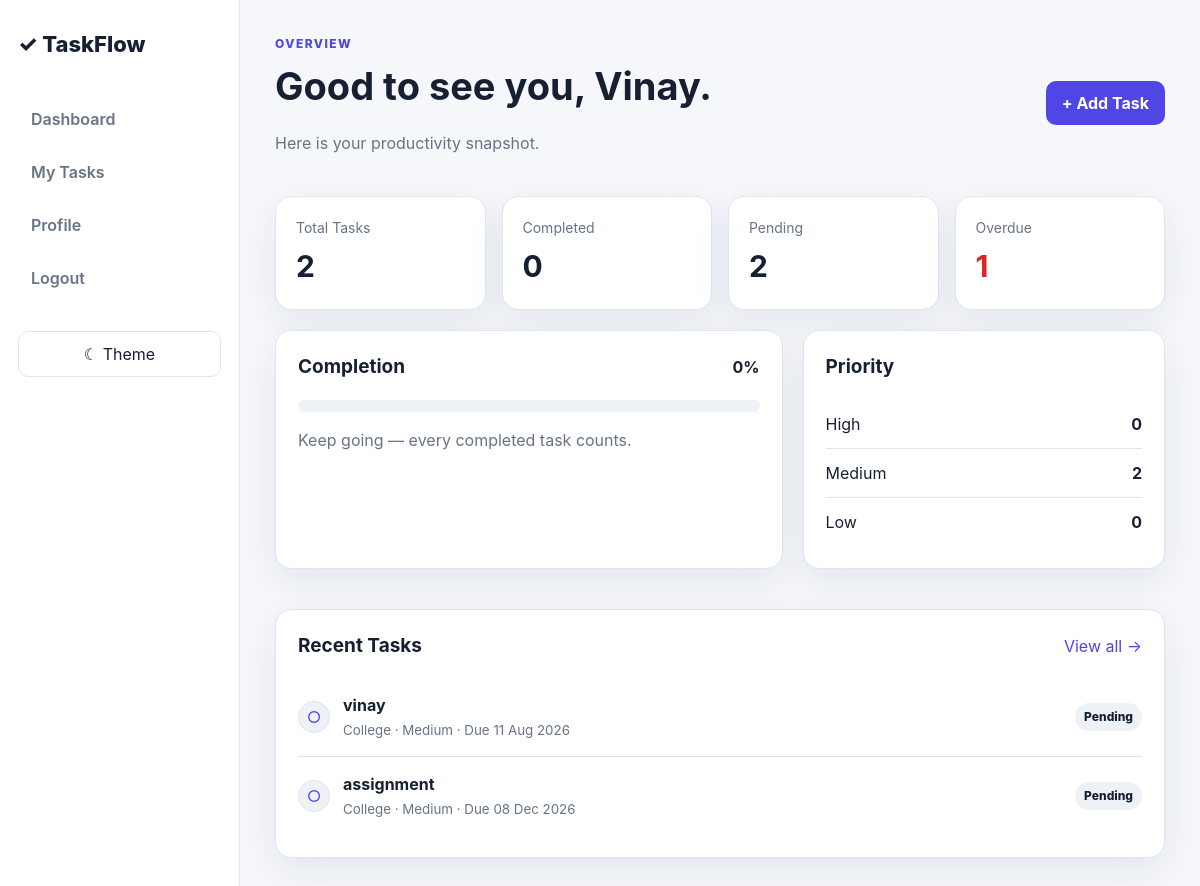
The app's page /dashboard (signed in) with its own data.
### models/user.py (models this page shows, shortened)
class User(UserMixin, db.Model):
    __tablename__ = "users"
    id = db.Column(db.Integer, primary_key=True)
    username = db.Column(db.String(80), unique=True, nullable=False)
    email = db.Column(db.String(120), unique=True, nullable=False)
    password_hash = db.Column(db.String(255), nullable=False)
    created_at = db.Column(db.DateTime, default=lambda: datetime.now(timezone.utc), nullable=False)
    tasks = db.relationship("Task", backref="owner", lazy=True, cascade="all, delete-orphan")

### models/task.py (models this page shows)
class Task(db.Model):
    __tablename__ = "tasks"
    id = db.Column(db.Integer, primary_key=True)
    user_id = db.Column(db.Integer, db.ForeignKey("users.id"), nullable=False)
    title = db.Column(db.String(150), nullable=False)
    description = db.Column(db.Text, default="")
    priority = db.Column(db.String(20), default="Medium", nullable=False)
    category = db.Column(db.String(30), default="Other", nullable=False)
    status = db.Column(db.String(30), default="Pending", nullable=False)
    due_date = db.Column(db.Date, nullable=True)
    created_at = db.Column(db.DateTime, default=lambda: datetime.now(timezone.utc), nullable=False)
    updated_at = db.Column(
        db.DateTime,
        default=lambda: datetime.now(timezone.utc),
        onupdate=lambda: datetime.now(timezone.utc),
        nullable=False,
    )
    @property
    def is_overdue(self):
        from datetime import date
        return bool(self.due_date and self.due_date < date.today() and self.status != "Completed")

### routes/dashboard.py (the view)
@dashboard_bp.route("/dashboard")
@login_required
def index():
    tasks = Task.query.filter_by(user_id=current_user.id).all()
    total = len(tasks)
    completed = sum(t.status == "Completed" for t in tasks)
    pending = sum(t.status != "Completed" for t in tasks)
    overdue = sum(t.is_overdue for t in tasks)
    completion = round((completed / total) * 100) if total else 0
    priority_counts = {
        "High": sum(t.priority == "High" for t in tasks),
        "Medium": sum(t.priority == "Medium" for t in tasks),
        "Low": sum(t.priority == "Low" for t in tasks),
    }
    recent_tasks = sorted(tasks, key=lambda t: t.created_at, reverse=True)[:5]
    return render_template(
        "dashboard.html",
        total=total,
        completed=completed,
        pending=pending,
        overdue=overdue,
        completion=completion,
        priority_counts=priority_counts,
        recent_tasks=recent_tasks,
        today=date.today(),
    )

### app.py (called while the page is built)
def create_app():
    app = Flask(__name__)
    app.config.from_object(Config)
    db.init_app(app)
    login_manager = LoginManager()
    login_manager.login_view = "auth.login"
    login_manager.login_message = "Please log in to continue."
    login_manager.init_app(app)
    @login_manager.user_loader
    def load_user(user_id):
        return User.query.get(int(user_id))
    app.register_blueprint(auth_bp)
    app.register_blueprint(dashboard_bp)
    app.register_blueprint(tasks_bp)
    with app.app_context():
        db.create_all()
    return app

### templates/dashboard.html (shortened to what this page needs)
{% extends "base.html" %}
{% block content %}
<div class="page-header">
    <div>
        <p class="eyebrow">Overview</p>
        <h1>Good to see you, {{ current_user.username }}.</h1>
        <p class="muted">Here is your productivity snapshot.</p>
    </div>
    <a class="btn primary" href="{{ url_for('tasks.tasks') }}">+ Add Task</a>
</div>
<div class="stats-grid">
    <div class="stat-card"><span>Total Tasks</span><strong>{{ total }}</strong></div>
    <div class="stat-card"><span>Completed</span><strong>{{ completed }}</strong></div>
    <div class="stat-card"><span>Pending</span><strong>{{ pending }}</strong></div>
    <div class="stat-card danger"><span>Overdue</span><strong>{{ overdue }}</strong></div>
</div>
<div class="dashboard-grid">
    <section class="panel">
        <div class="panel-heading"><h2>Completion</h2><strong>{{ completion }}%</strong></div>
        <div class="progress"><span style="width: {{ completion }}%"></span></div>
        <p class="muted">Keep going — every completed task counts.</p>
    </section>
    <section class="panel">
        <div class="panel-heading"><h2>Priority</h2></div>
        <div class="priority-row"><span>High</span><b>{{ priority_counts.High }}</b></div>
        <div class="priority-row"><span>Medium</span><b>{{ priority_counts.Medium }}</b></div>
        <div class="priority-row"><span>Low</span><b>{{ priority_counts.Low }}</b></div>
    </section>
</div>
<section class="panel">
    <div class="panel-heading">
        <h2>Recent Tasks</h2>
        <a href="{{ url_for('tasks.tasks') }}">View all →</a>
    </div>
    {% if recent_tasks %}
    <div class="task-list">
        {% for task in recent_tasks %}
        <div class="task-row">
            <button class="check-btn status-btn" data-id="{{ task.id }}" data-status="{{ 'Pending' if task.status == 'Completed' else 'Completed' }}">
                {{ '✓' if task.status == 'Completed' else '○' }}
            </button>
            <div class="task-main">
                <strong class="{{ 'completed-text' if task.status == 'Completed' else '' }}">{{ task.title }}</strong>
                <small>{{ task.category }} · {{ task.priority }}{% if task.due_date %} · Due {{ task.due_date.strftime('%d %b %Y') }}{% endif %}</small>
            </div>
            <span class="badge {{ task.status|lower|replace(' ', '-') }}">{{ task.status }}</span>
        </div>
        {% endfor %}
    </div>
    {% else %}
    <div class="empty-state">No tasks yet. Create your first task.</div>
    {% endif %}
</section>
{% endblock %}

### templates/base.html (shortened to what this page needs)
<!doctype html>
<html lang="en">
<head>
    <link rel="stylesheet" href="{{ url_for('static', filename='css/style.css') }}">
</head>
<body>
{% if current_user.is_authenticated %}
<div class="app-shell">
    <aside class="sidebar">
        <div class="brand">✓ TaskFlow</div>
        <nav>
            <a href="{{ url_for('dashboard.index') }}">Dashboard</a>
            <a href="{{ url_for('tasks.tasks') }}">My Tasks</a>
            <a href="{{ url_for('dashboard.profile') }}">Profile</a>
            <a href="{{ url_for('auth.logout') }}">Logout</a>
        </nav>
        <button class="theme-toggle" id="themeToggle" type="button">☾ Theme</button>
    </aside>
    <main class="main-content">
{% else %}
<main class="auth-page">
{% endif %}
{% block content %}{% endblock %}
{% if current_user.is_authenticated %}
    </main>
</div>
{% else %}
</main>
{% endif %}
</body>
</html>

### static/css/style.css (style rules this page uses)
* { box-sizing: border-box; }
:root { --bg: #f5f7fb; --surface: #ffffff; --surface-2: #eef2f7; --text: #172033; --muted: #687386; --border: #dfe5ee; --primary: #4f46e5; --primary-dark: #3730a3; --danger: #dc2626; --success: #15803d; --shadow: 0 12px 35px rgba(23, 32, 51, .08); }
body { margin: 0; background: var(--bg); color: var(--text); font-family: Inter, ui-sans-serif, system-ui, -apple-system, BlinkMacSystemFont, "Segoe UI", sans-serif; line-height: 1.5; }
a { color: var(--primary); text-decoration: none; }
button, input, select, textarea { font: inherit; }
.app-shell { min-height: 100vh; display: flex; }
.sidebar { width: 240px; padding: 28px 18px; background: var(--surface); border-right: 1px solid var(--border); position: fixed; inset: 0 auto 0 0; }
.brand { font-size: 22px; font-weight: 800; margin-bottom: 35px; }
.sidebar nav { display: grid; gap: 7px; }
.sidebar nav a { color: var(--muted); padding: 11px 13px; border-radius: 10px; font-weight: 600; }
.theme-toggle { margin-top: 30px; width: 100%; border: 1px solid var(--border); background: transparent; color: var(--text); padding: 10px; border-radius: 10px; cursor: pointer; }
.main-content { width: calc(100% - 240px); margin-left: 240px; padding: 35px; max-width: 1500px; }
.page-header { display: flex; justify-content: space-between; gap: 20px; align-items: center; margin-bottom: 25px; }
.page-header h1 { margin: 0; font-size: clamp(26px, 4vw, 38px); }
.eyebrow { color: var(--primary); font-weight: 800; text-transform: uppercase; font-size: 12px; letter-spacing: .12em; margin: 0 0 5px; }
.muted { color: var(--muted); }
.btn { border: 0; border-radius: 10px; padding: 10px 16px; cursor: pointer; display: inline-flex; align-items: center; justify-content: center; font-weight: 700; }
.btn.primary { background: var(--primary); color: white; }
.stats-grid { display: grid; grid-template-columns: repeat(4, 1fr); gap: 16px; margin-bottom: 20px; }
.stat-card { background: var(--surface); border: 1px solid var(--border); border-radius: 16px; padding: 20px; box-shadow: var(--shadow); }
.stat-card span { display: block; color: var(--muted); font-size: 14px; }
.stat-card strong { font-size: 30px; display: block; margin-top: 6px; }
.stat-card.danger strong { color: var(--danger); }
.dashboard-grid { display: grid; grid-template-columns: 1.4fr 1fr; gap: 20px; margin-bottom: 20px; }
.panel { background: var(--surface); border: 1px solid var(--border); border-radius: 16px; padding: 22px; box-shadow: var(--shadow); margin-bottom: 20px; }
.panel-heading { display: flex; align-items: center; justify-content: space-between; gap: 15px; margin-bottom: 18px; }
.panel-heading h2 { margin: 0; font-size: 19px; }
.progress { height: 12px; background: var(--surface-2); border-radius: 999px; overflow: hidden; }
.priority-row { display: flex; justify-content: space-between; padding: 12px 0; border-bottom: 1px solid var(--border); }
.priority-row:last-child { border-bottom: 0; }
.task-list { display: grid; }
.task-row { display: flex; align-items: center; gap: 13px; padding: 15px 0; border-bottom: 1px solid var(--border); }
.task-row:last-child { border-bottom: 0; }
.task-main { flex: 1; min-width: 0; }
.task-main strong { display: block; }
.task-main small { color: var(--muted); }
.check-btn { width: 32px; height: 32px; border-radius: 50%; border: 1px solid var(--border); background: var(--surface-2); color: var(--primary); cursor: pointer; flex: 0 0 auto; }
.badge { font-size: 12px; font-weight: 800; padding: 5px 9px; border-radius: 999px; background: var(--surface-2); white-space: nowrap; }

### records on screen
User: username "Vinay"
Task: status "○", title "vinay", category "College", priority "Medium", due_date "11 Aug 2026", status "Pending"
Task: status "○", title "assignment", category "College", priority "Medium", due_date "08 Dec 2026", status "Pending"

### other values on screen
{{ total }} "2"
{{ completed }} "0"
{{ pending }} "2"
{{ overdue }} "1"
{{ completion }} "0"
{{ priority_counts.High }} "0"
{{ priority_counts.Medium }} "2"
{{ priority_counts.Low }} "0"
